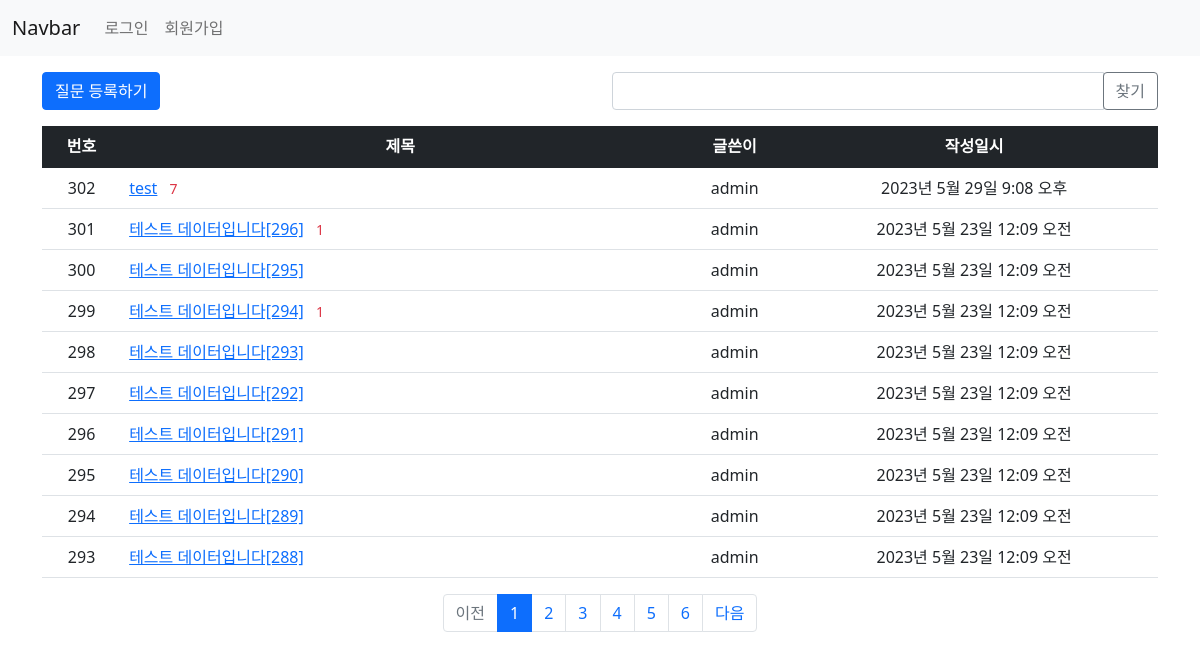
Screenshot of /pybo/ with the database file from the repository.
### pybo/models.py (models this page shows, shortened)
class Question(models.Model):
    author = models.ForeignKey(User, on_delete=models.CASCADE, related_name="author_question")
    subject = models.CharField(max_length=200)
    content = models.TextField()
    create_date = models.DateTimeField()
    modify_date = models.DateTimeField(null=True, blank=True)
    voter = models.ManyToManyField(User, related_name="voter_question")  # 추천인 추가

### pybo/views/base_views.py (the view, shortened to what this page needs)
# urls.py: path('', base_views.index, name='index'),  # '/'에 해당하는 path
def index(request):
    page = request.GET.get('page', '1')  # 페이지
    kw = request.GET.get('kw', '')  # 검색어
    question_list = Question.objects.order_by('-create_date')
    paginator = Paginator(question_list, 10)  # 페이지당 10개씩 보여주기
    page_obj = paginator.get_page(page)
    context = {'question_list': page_obj, 'page': page, 'kw': kw}
    return render(request, 'pybo/question_list.html', context)

### pybo/templatetags/pybo_filter.py (called while the page is built)
@register.filter
def sub(value, arg):
    return value - arg

### templates/pybo/question_list.html (shortened to what this page needs)
{% extends 'base.html' %}
{% load pybo_filter %}
{% block content %}
<div class="container my-3">
    <div class="row my-3">
        <div class="col-6">
            <a href="{% url 'pybo:question_create' %}" class="btn btn-primary">질문 등록하기</a>
        </div>
        <div class="col-6">
            <div class="input-group">
                <input type="text" id="search_kw" class="form-control" value="{{ kw|default_if_none:'' }}">
                <div class="input-group-append">
                    <button class="btn btn-outline-secondary" type="button" id="btn_search">찾기</button>
                </div>
            </div>
        </div>
    </div>
    <table class="table">
        <thead>
        <tr class="text-center table-dark">
            <th>번호</th>
            <th style="width: 50%">제목</th>
            <th>글쓴이</th>
            <th>작성일시</th>
        </tr>
        </thead>
        <tbody>
        {% if question_list %}
        {% for question in question_list %}
        <tr class="text-center">
            <td>
                {{ question_list.paginator.count|sub:question_list.start_index|sub:forloop.counter0|add:1 }}
            </td>
            <td class="text-start">
                <a href="{% url 'pybo:detail' question.id %}">{{ question.subject }}</a>
                {% if question.answer_set.count > 0 %}
                <span class="text-danger small mx-2">{{ question.answer_set.count }}</span>
                {% endif %}
            </td>
            <td>{{ question.author.username }}</td>
            <td>{{ question.create_date }}</td>
        </tr>
        {% endfor %}
        {% else %}
        <tr>
            <td colspan="4">질문이 없습니다.</td>
        </tr>
        {% endif %}
        </tbody>
    </table>
    <ul class="pagination justify-content-center">
        {% if question_list.has_previous %}
        <li class="page-item">
            <a class="page-link" data-page="{{ question_list.previous_page_number }}"
           href="javascript:void(0)">이전</a>
        </li>
        {% else %}
        <li class="page-item disabled">
            <a class="page-link" tabindex="-1" aria-disabled="true" href="#">이전</a>
        </li>
        {% endif %}
        {% for page_number in question_list.paginator.page_range %}
            {% if page_number >= question_list.number|add:-5 and page_number <= question_list.number|add:5 %}
                {% if page_number == question_list.number %}
        <li class="page-item active" aria-current="page">
            <a class="page-link" data-page="{{ page_number }}"
           href="javascript:void(0)">{{ page_number }}</a>
        </li>
        {% else %}
        <li class="page-item">
            <a class="page-link" data-page="{{ page_number }}"
           href="javascript:void(0)">{{ page_number }}</a>
        </li>
            {% endif %}
                {% endif %}
        {% endfor %}
        {% if question_list.has_next %}
        <li class="page-item">
            <a class="page-link" data-page="{{ question_list.next_page_number }}"
           href="javascript:void(0)">다음</a>
        </li>
        {% else %}
        <li class="page-item disabled">
            <a class="page-link" tabindex="-1" aria-disabled="true" href="#">다음</a>
        </li>
        {% endif %}
    </ul>
</div>
{% endblock %}

### templates/base.html (shortened to what this page needs)
{% load static %}
<!doctype html>
<html lang="ko">
<head>
    <link rel="stylesheet" type="text/css" href="{% static 'style.css' %}">
    <link rel="stylesheet" type="text/css" href="{% static 'bootstrap.min.css' %}">
</head>
<body>
    {% include "navbar.html" %}
    {% block content %}
    {% endblock %}
</body>
</html>

### templates/navbar.html (shortened to what this page needs)
<nav class="navbar navbar-expand-lg navbar-light bg-light">
        <div class="container-fluid">
            <a class="navbar-brand" href="/">Navbar</a>
            <div class="collapse navbar-collapse" id="navbarNav">
                <ul class="navbar-nav">
                    <li class="nav-item">
                        {% if user.is_authenticated %}
                        <a href="{% url 'common:logout' %}" class="nav-link">{{ user.username }} (로그아웃)</a>
                        {% else %}
                        <a class="nav-link" href="{% url 'common:login' %}">로그인</a>
                        {% endif %}
                    </li>
                    <li>
                        {% if not user.is_authenticated %}
                            <a href="{% url 'common:signup' %}" class="nav-link">회원가입</a>
                        {% endif %}
                    </li>
                </ul>
            </div>
        </div>
    </nav>

### static/style.css (style rules this page uses)
body { text-align: center; }

### rows the page displays
Question: paginator.count|sub "302", subject "test", answer_set.count "7", author.username "admin", create_date "2023년 5월 29일 9:08 오후"
Question: paginator.count|sub "301", subject "테스트 데이터입니다[296]", answer_set.count "1", author.username "admin", create_date "2023년 5월 23일 12:09 오전"
Question: paginator.count|sub "300", subject "테스트 데이터입니다[295]", author.username "admin", create_date "2023년 5월 23일 12:09 오전"
Question: paginator.count|sub "299", subject "테스트 데이터입니다[294]", answer_set.count "1", author.username "admin", create_date "2023년 5월 23일 12:09 오전"
Question: paginator.count|sub "298", subject "테스트 데이터입니다[293]", author.username "admin", create_date "2023년 5월 23일 12:09 오전"
Question: paginator.count|sub "297", subject "테스트 데이터입니다[292]", author.username "admin", create_date "2023년 5월 23일 12:09 오전"
Question: paginator.count|sub "296", subject "테스트 데이터입니다[291]", author.username "admin", create_date "2023년 5월 23일 12:09 오전"
Question: paginator.count|sub "295", subject "테스트 데이터입니다[290]", author.username "admin", create_date "2023년 5월 23일 12:09 오전"
Question: paginator.count|sub "294", subject "테스트 데이터입니다[289]", author.username "admin", create_date "2023년 5월 23일 12:09 오전"
Question: paginator.count|sub "293", subject "테스트 데이터입니다[288]", author.username "admin", create_date "2023년 5월 23일 12:09 오전"

### other values shown
{{ page_number }} "1"
{{ page_number }} "2" "3" "4" "5" "6"
